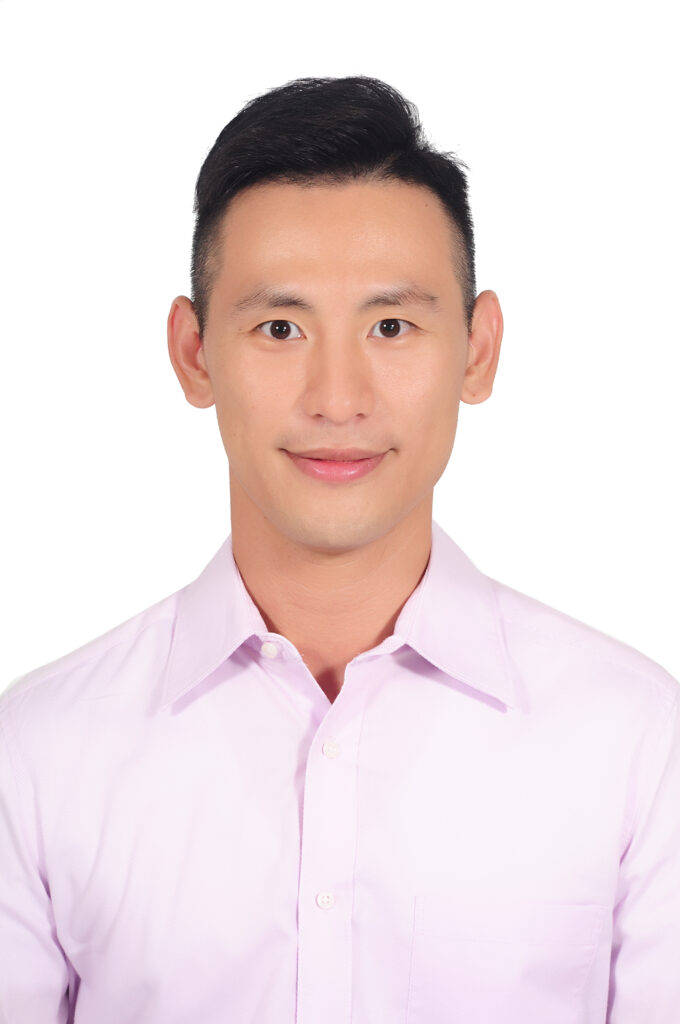
#> input picture Hw1/images.jpeg, 680 x 1024 px
$ python Pupil_tracking.py
#> lines starting #> are read from the running program, lines starting #| are printed output that depends on the picture; after the words box and inside, x2 and y2 are one past the last pixel; in counts of white or black regions, pixels touching at a corner belong together
import cv2
import numpy as np

image = cv2.imread("./images.jpeg")
#> image is the input picture: shape (1024, 680, 3); mean B, G, R 222.9, 221.3, 236.4
blurred_image = cv2.GaussianBlur(image, (7, 7), 0)
gray_image = cv2.cvtColor(blurred_image, cv2.COLOR_BGR2GRAY)
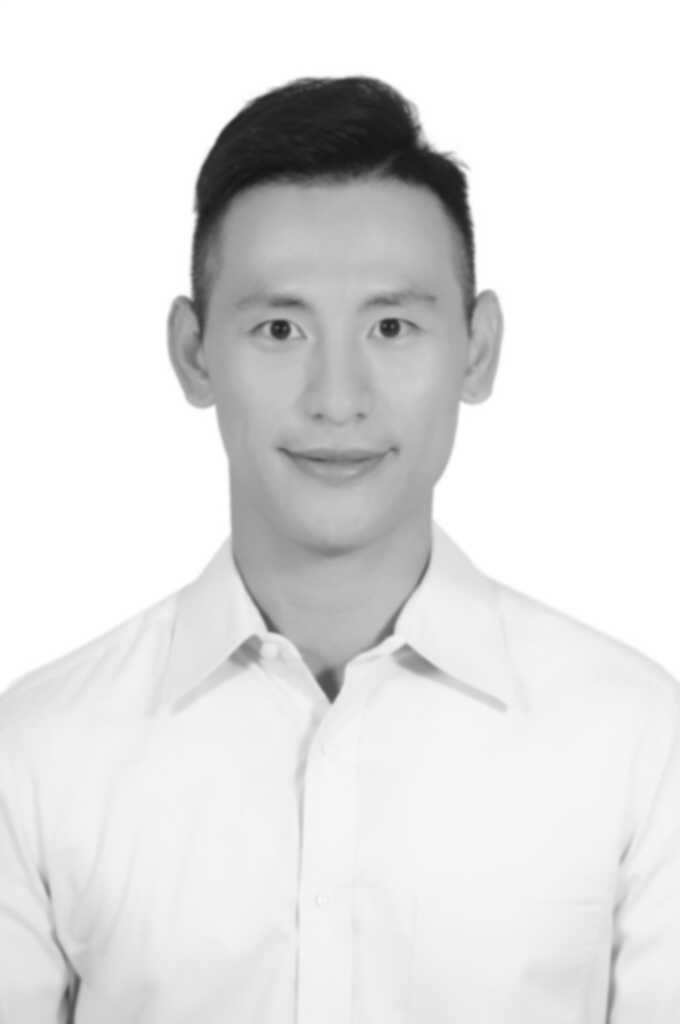
#> gray_image: shape (1024, 680); min 21, max 255, mean 226
ret, _ = cv2.threshold(gray_image, 0, 255, cv2.THRESH_BINARY + cv2.THRESH_OTSU)
#> ret = 195
canny_image = cv2.Canny(gray_image, ret * 0.9, ret)
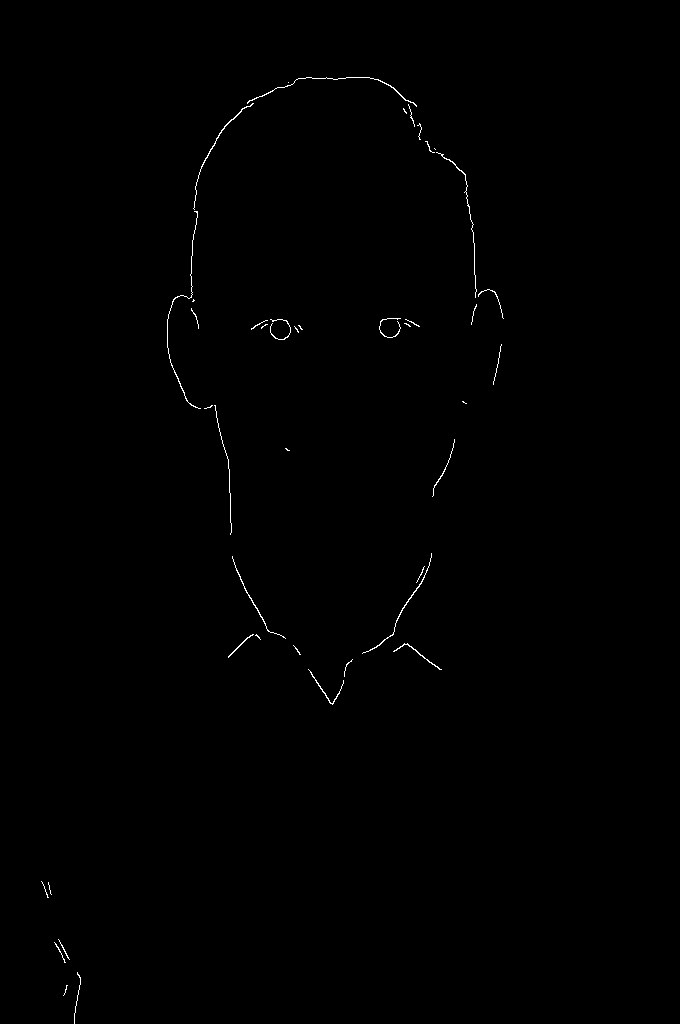
#> canny_image: shape (1024, 680); 0.31% white in thin lines or dots, all inside (x1, y1, x2, y2) = (41, 77, 504, 1024)
hough_circles = cv2.HoughCircles(
    canny_image,
    cv2.HOUGH_GRADIENT,
    dp=1.3,
    minDist=30,
    param1=300,
    param2=30,
    minRadius=6,
    maxRadius=20,
)
#> hough_circles = [[389.3, 325.6, 10.16], [281.4, 329.5, 10.03]]

if hough_circles is not None:
    # 1. 動態獲取影像高度與寬度
    height, width = gray_image.shape[:2]
#> height = 1024; width = 680

    # 將座標轉為整數
    circles = np.uint16(np.around(hough_circles))
#> circles = [[389, 326, 10], [281, 330, 10]]

    for i in circles[0, :]:
        center_x, center_y = i[0], i[1]

        # 2. 動態檢查：確保座標在當前影像範圍內，避免 IndexError
        if 0 <= center_x < width and 0 <= center_y < height:
            # 3. 取得圓心像素的亮度值
            pixel_value = gray_image[center_y, center_x]

            # 4. 【核心過濾】只有當圓心「夠黑」才執行繪製
            if pixel_value < 50:
                # 畫出圓周
                cv2.circle(image, (center_x, center_y), i[2], (0, 255, 0), 2)
                # 畫出圓心點
                cv2.circle(image, (center_x, center_y), 2, (0, 0, 255), 3)
#> this loop made 2 passes
#> (i, center_x, center_y, pixel_value) on passes 1 to 2: ([389, 326, 10], 389, 326, 45), ([281, 330, 10], 281, 330, 39)
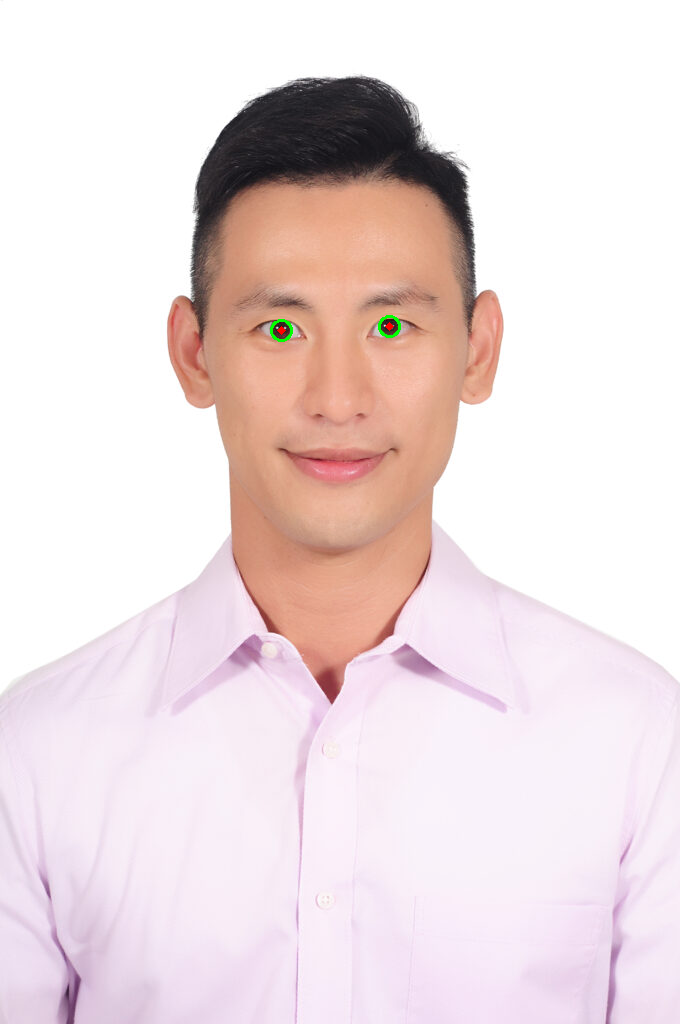
#> image: shape (1024, 680, 3); 0.07% of pixels changed, all inside (x1, y1, x2, y2) = (270, 315, 401, 342)

# display the  image
cv2.imshow("Original Image", image)
cv2.imshow("Blurred Image", blurred_image)
cv2.imshow("Gray Image", gray_image)
cv2.imshow("Canny Image", canny_image)
cv2.imshow("Hough Circles", image)

cv2.waitKey(0)
cv2.destroyAllWindows()

$ run again, with Hw1/image.jpeg copied over Hw1/images.jpeg
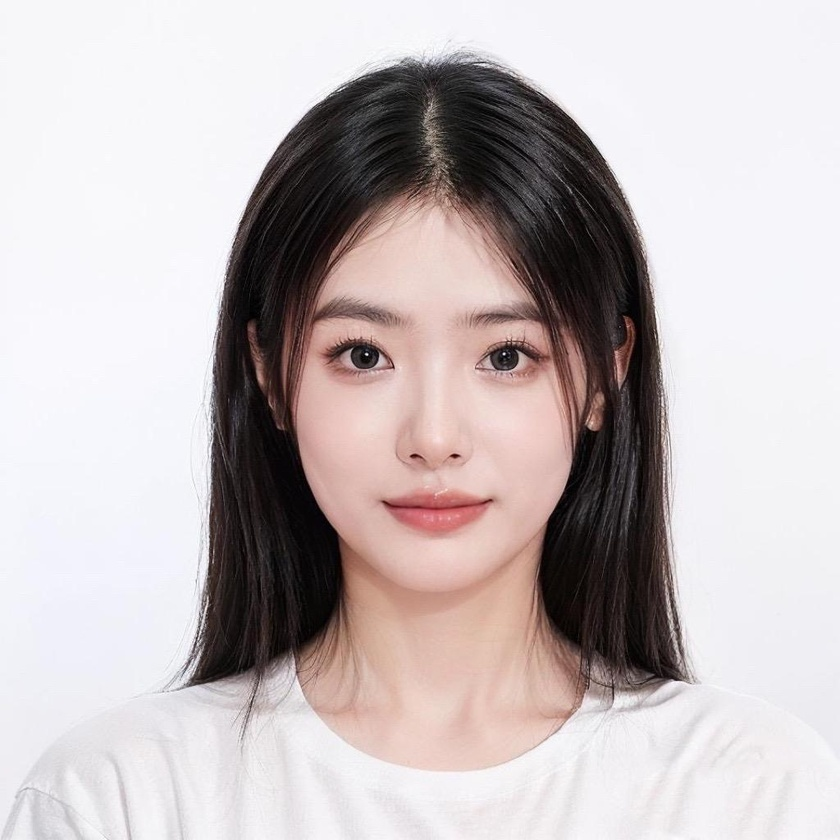
#> input picture Hw1/image.jpeg, 840 x 840 px, shrunk from 1024 x 1024 before the run
#> image is the input picture: shape (840, 840, 3); mean B, G, R 187.1, 186.4, 195.4
#> ret = 137
#> `canny_image = cv2.Canny(gray_image, ret * 0.9, ret)`:
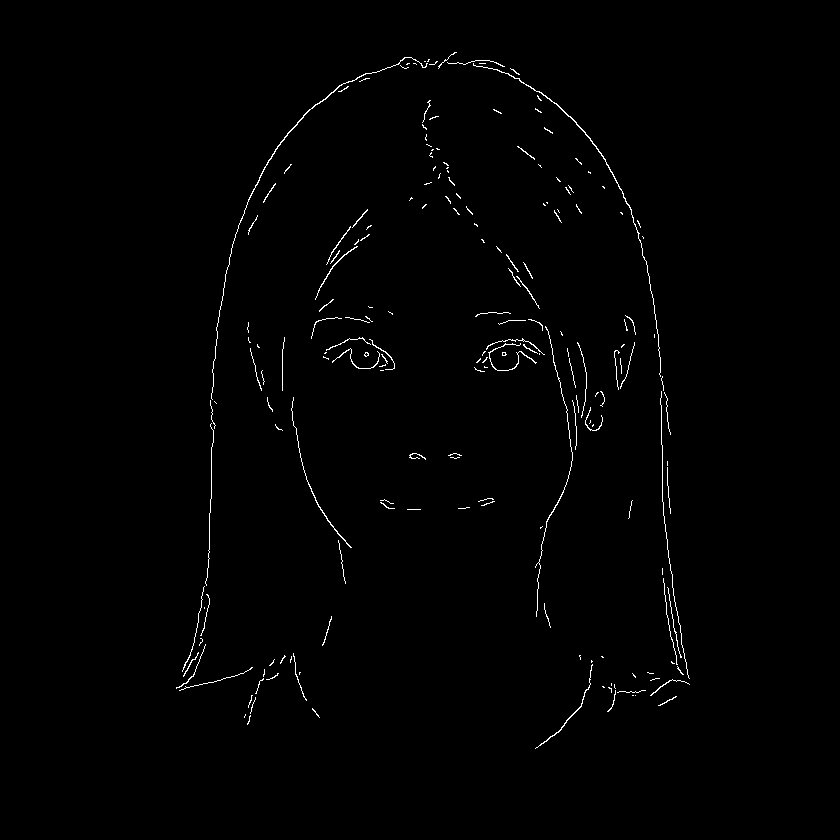
#> canny_image: shape (840, 840); 0.84% white in thin lines or dots, all inside (x1, y1, x2, y2) = (176, 52, 690, 749)
#> hough_circles = [[502.4, 355.5, 14.97], [364.6, 355.5, 13.28], [589.5, 407.5, 16.4]]
#> circles = [[502, 356, 15], [365, 356, 13], [590, 408, 16]]
#> the loop `for i in circles[0, :]:` made 3 passes
#> (i, center_x, center_y, pixel_value) on passes 1 to 3: ([502, 356, 15], 502, 356, 43), ([365, 356, 13], 365, 356, 46), ([590, 408, 16], 590, 408, 84)
#> after the loop `for i in circles[0, :]:`:
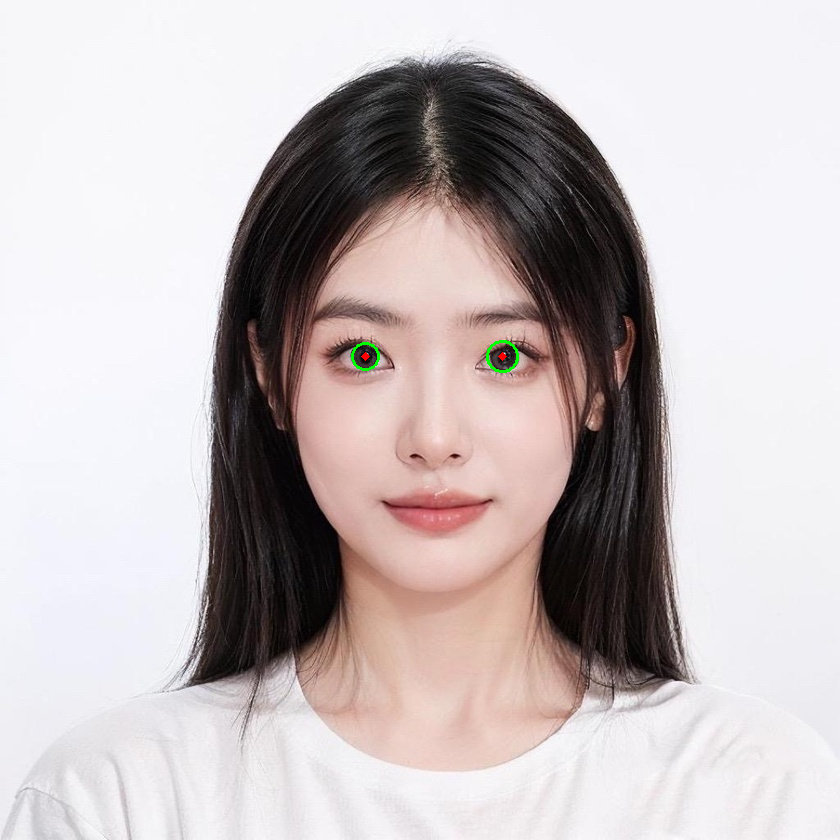
#> image: shape (840, 840, 3); 0.08% of pixels changed, all inside (x1, y1, x2, y2) = (351, 340, 519, 373)

$ run again, with Hw1/image2.jpeg copied over Hw1/images.jpeg
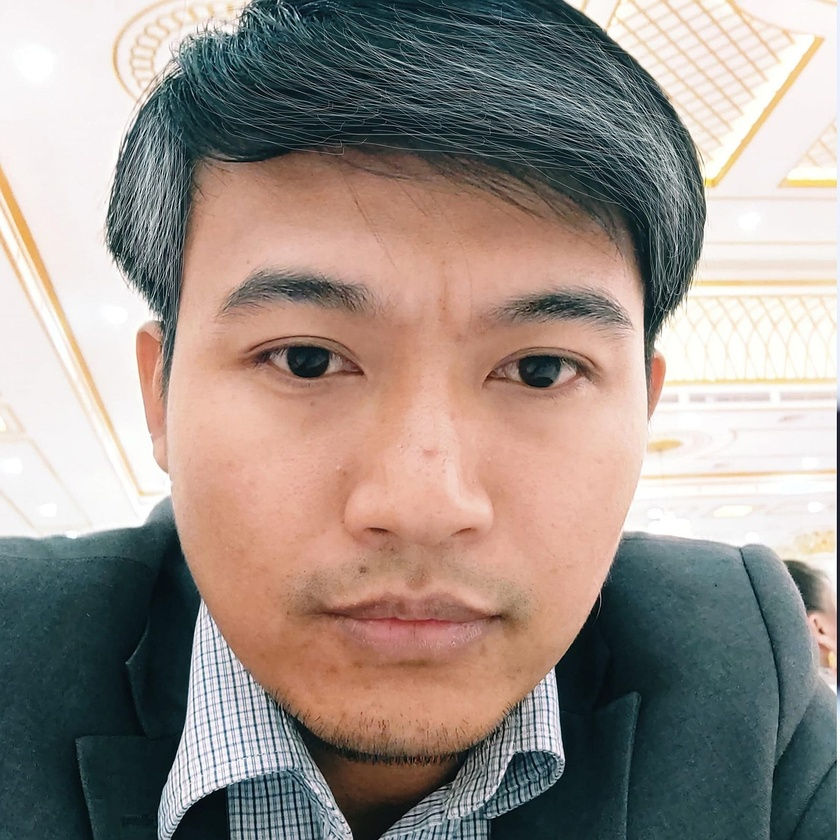
#> input picture Hw1/image2.jpeg, 840 x 840 px, shrunk from 1280 x 1280 before the run
#> image is the input picture: shape (840, 840, 3); mean B, G, R 136.5, 143.5, 154.6
#> ret = 139
#> `canny_image = cv2.Canny(gray_image, ret * 0.9, ret)`:
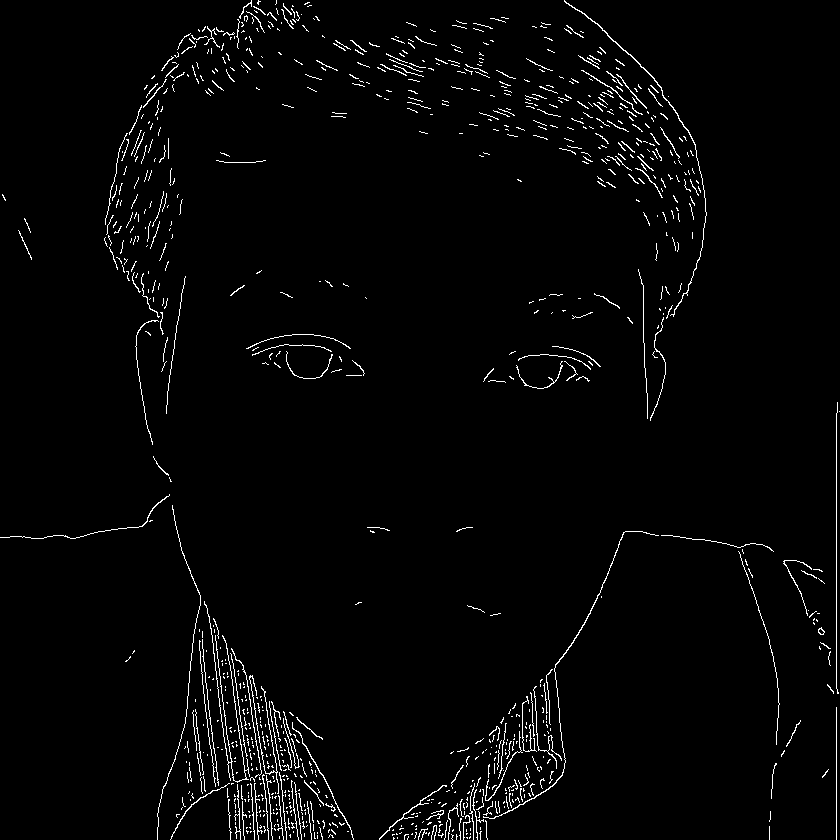
#> canny_image: shape (840, 840); 2.3% white in thin lines or dots
#> hough_circles = 16 rows, first 8: [260.6, 762.4, 19.26], [255.4, 710.4, 17.83], [281.4, 806.6, 16.4], [511.5, 736.4, 19.26], [459.5, 823.5, 14.97], [229.4, 762.4, 19.26], [277.5, 736.4, 17.83], [251.5, 801.4, 17.83]
#> circles = 16 rows, first 8: [261, 762, 19], [255, 710, 18], [281, 807, 16], [512, 736, 19], [460, 824, 15], [229, 762, 19], [278, 736, 18], [252, 801, 18]
#> the loop `for i in circles[0, :]:` made 16 passes
#> (i, center_x, center_y, pixel_value) on passes 1 to 8: ([261, 762, 19], 261, 762, 149), ([255, 710, 18], 255, 710, 162), ([281, 807, 16], 281, 807, 75), ([512, 736, 19], 512, 736, 154), ([460, 824, 15], 460, 824, 85), ([229, 762, 19], 229, 762, 175), ([278, 736, 18], 278, 736, 159), ([252, 801, 18], 252, 801, 93)
#> after the loop `for i in circles[0, :]:`:
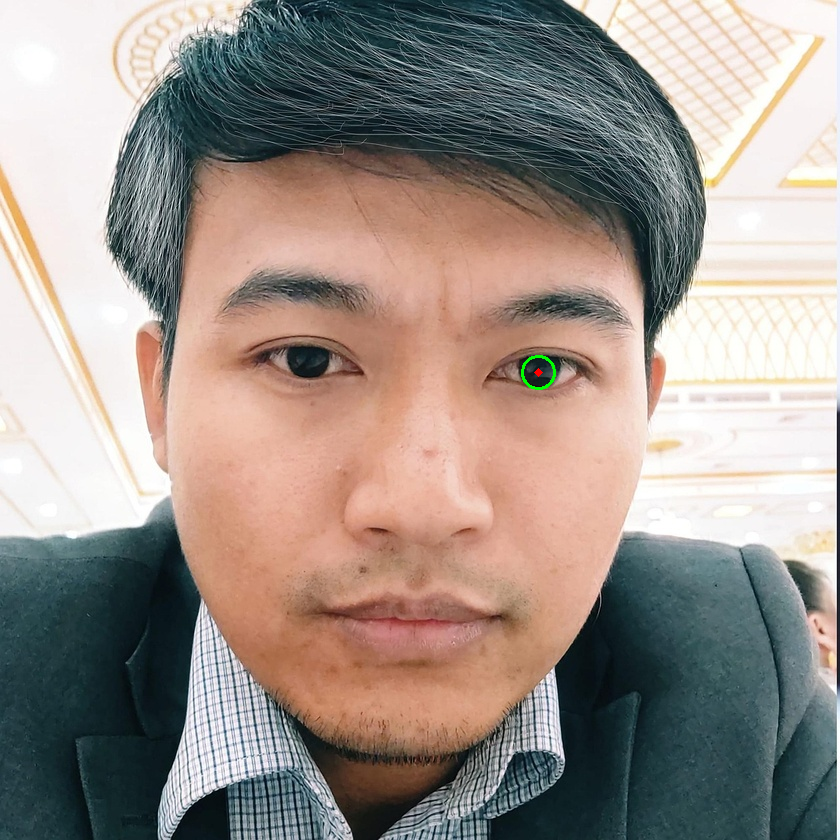
#> image: shape (840, 840, 3); 0.05% of pixels changed, all inside (x1, y1, x2, y2) = (521, 355, 556, 390)
